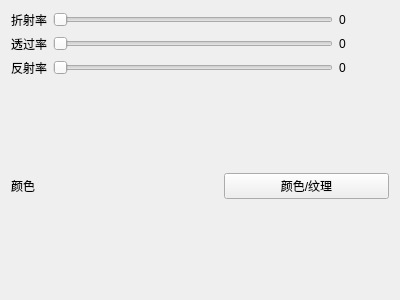
<?xml version="1.0" encoding="UTF-8"?>
<ui version="4.0">
 <class>GlassMaterialEdit</class>
 <widget class="QWidget" name="GlassMaterialEdit">
  <property name="geometry">
   <rect>
    <x>0</x>
    <y>0</y>
    <width>400</width>
    <height>300</height>
   </rect>
  </property>
  <property name="windowTitle">
   <string>Form</string>
  </property>
  <layout class="QGridLayout" name="gridLayout">
   <item row="0" column="1">
    <widget class="QLabel" name="label_1">
     <property name="text">
      <string>折射率</string>
     </property>
    </widget>
   </item>
   <item row="2" column="1">
    <widget class="QLabel" name="label_3">
     <property name="text">
      <string>反射率</string>
     </property>
    </widget>
   </item>
   <item row="1" column="1">
    <widget class="QLabel" name="label_2">
     <property name="text">
      <string>透过率</string>
     </property>
    </widget>
   </item>
   <item row="3" column="1">
    <widget class="QLabel" name="label_4">
     <property name="text">
      <string>颜色</string>
     </property>
    </widget>
   </item>
   <item row="3" column="2">
    <widget class="QWidget" name="widget" native="true">
     <layout class="QGridLayout" name="gridLayout_2">
      <property name="leftMargin">
       <number>0</number>
      </property>
      <property name="topMargin">
       <number>0</number>
      </property>
      <property name="rightMargin">
       <number>0</number>
      </property>
      <property name="bottomMargin">
       <number>0</number>
      </property>
      <item row="0" column="1">
       <widget class="QPushButton" name="pushButton">
        <property name="text">
         <string>颜色/纹理</string>
        </property>
       </widget>
      </item>
      <item row="0" column="0">
       <widget class="QWidget" name="widget_2" native="true">
        <property name="sizePolicy">
         <sizepolicy hsizetype="Preferred" vsizetype="MinimumExpanding">
          <horstretch>0</horstretch>
          <verstretch>0</verstretch>
         </sizepolicy>
        </property>
       </widget>
      </item>
     </layout>
    </widget>
   </item>
   <item row="0" column="2">
    <layout class="QHBoxLayout" name="horizontalLayout">
     <item>
      <widget class="QSlider" name="horizontalSlider_1">
       <property name="maximum">
        <number>100</number>
       </property>
       <property name="orientation">
        <enum>Qt::Horizontal</enum>
       </property>
      </widget>
     </item>
     <item>
      <widget class="QLabel" name="label">
       <property name="minimumSize">
        <size>
         <width>50</width>
         <height>0</height>
        </size>
       </property>
       <property name="maximumSize">
        <size>
         <width>50</width>
         <height>16777215</height>
        </size>
       </property>
       <property name="text">
        <string>0</string>
       </property>
      </widget>
     </item>
    </layout>
   </item>
   <item row="1" column="2">
    <layout class="QHBoxLayout" name="horizontalLayout_2">
     <item>
      <widget class="QSlider" name="horizontalSlider_2">
       <property name="maximum">
        <number>100</number>
       </property>
       <property name="orientation">
        <enum>Qt::Horizontal</enum>
       </property>
      </widget>
     </item>
     <item>
      <widget class="QLabel" name="label_5">
       <property name="minimumSize">
        <size>
         <width>50</width>
         <height>0</height>
        </size>
       </property>
       <property name="maximumSize">
        <size>
         <width>50</width>
         <height>16777215</height>
        </size>
       </property>
       <property name="text">
        <string>0</string>
       </property>
      </widget>
     </item>
    </layout>
   </item>
   <item row="2" column="2">
    <layout class="QHBoxLayout" name="horizontalLayout_3">
     <item>
      <widget class="QSlider" name="horizontalSlider_3">
       <property name="maximum">
        <number>100</number>
       </property>
       <property name="orientation">
        <enum>Qt::Horizontal</enum>
       </property>
      </widget>
     </item>
     <item>
      <widget class="QLabel" name="label_6">
       <property name="minimumSize">
        <size>
         <width>50</width>
         <height>0</height>
        </size>
       </property>
       <property name="maximumSize">
        <size>
         <width>50</width>
         <height>16777215</height>
        </size>
       </property>
       <property name="text">
        <string>0</string>
       </property>
      </widget>
     </item>
    </layout>
   </item>
  </layout>
 </widget>
 <resources/>
 <connections/>
</ui>
